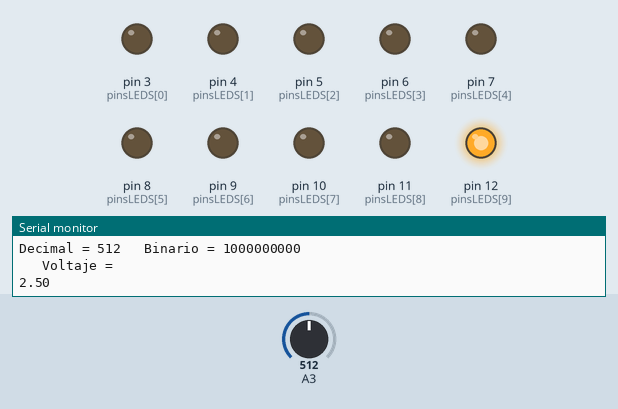
The sketch below on a simulated Arduino Uno, built with avr-gcc and run on an emulated ATmega328P. Parts: output pins drawn as LEDs (lit = HIGH), the last lines printed to the serial monitor. The inputs (shaded band) are chosen by the test bench; at power-on: A3 = 512.

Above: at 1.3 s.
1.4 s: A3 set to 716
At 2.3 s:
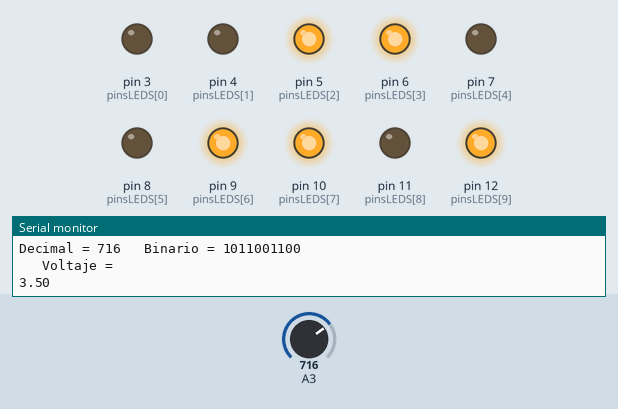
3.0 s: A3 set to 900
At 3.6 s:
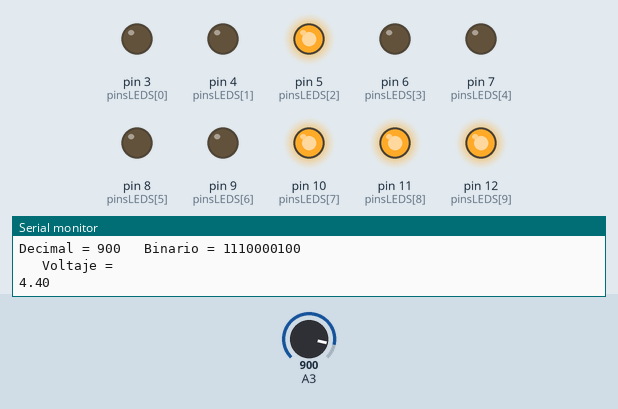
4.5 s: A3 set to 1023
At 4.9 s:
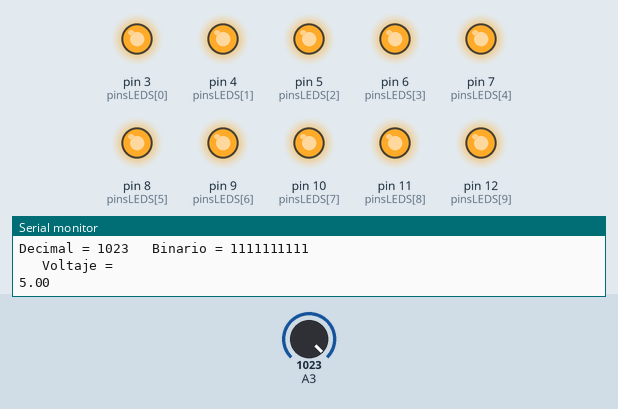
6.0 s: A3 set to 511
At 7.2 s:
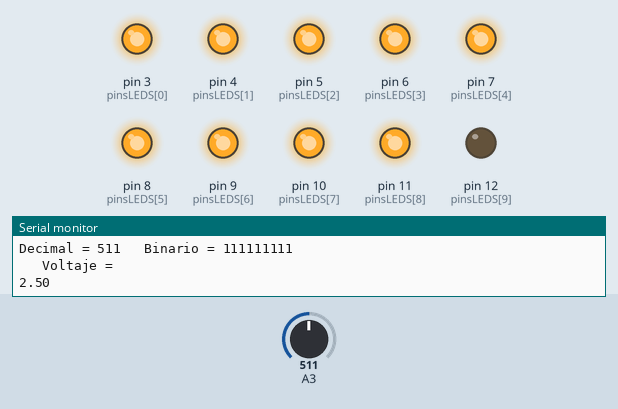
7.5 s: A3 set to 306
At 8.7 s:
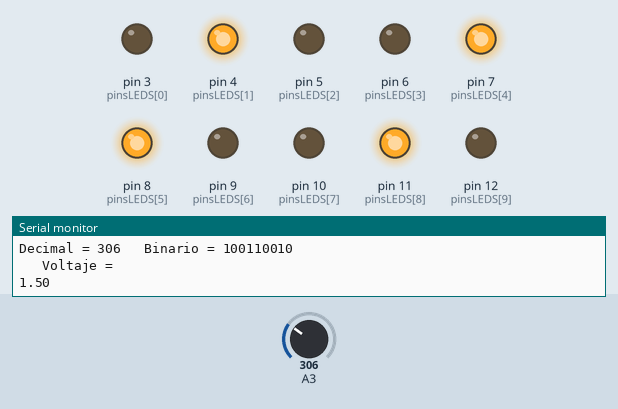
9.0 s: A3 set to 122
At 10.0 s:
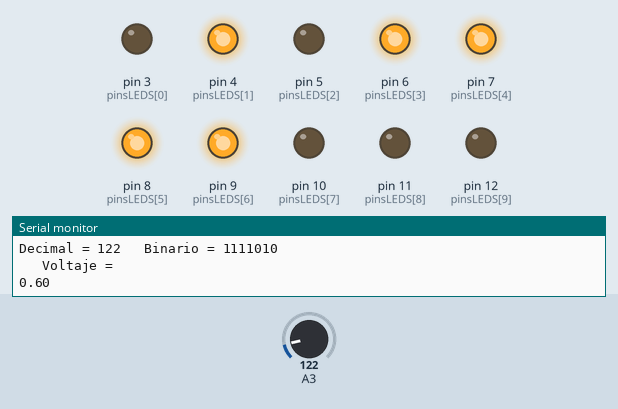
Timing chart, 0 to 11.5 s (numbered marks = the images above; inputs shaded):
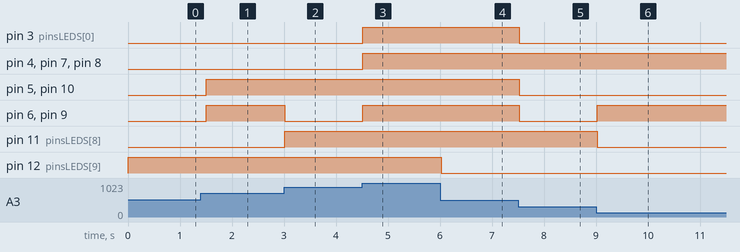

Measured:
- after the input at 1.4 s, pin 5 (pinsLEDS[2]), pin 6 (pinsLEDS[3]), pin 9 (pinsLEDS[6]), pin 10 (pinsLEDS[7]): LOW → HIGH after 0.11 s
- after the input at 3.0 s, pin 6 (pinsLEDS[3]), pin 9 (pinsLEDS[6]): HIGH → LOW at once; pin 11 (pinsLEDS[8]): LOW → HIGH at once
- after the input at 4.5 s, pin 3 (pinsLEDS[0]), pin 4 (pinsLEDS[1]), pin 6 (pinsLEDS[3]), pin 7 (pinsLEDS[4]), pin 8 (pinsLEDS[5]), pin 9 (pinsLEDS[6]): LOW → HIGH at once
- after the input at 6.0 s, pin 12 (pinsLEDS[9]): HIGH → LOW at once
- after the input at 7.5 s, pin 3 (pinsLEDS[0]), pin 5 (pinsLEDS[2]), pin 6 (pinsLEDS[3]), pin 9 (pinsLEDS[6]), pin 10 (pinsLEDS[7]): HIGH → LOW at once
- after the input at 9.0 s, pin 6 (pinsLEDS[3]), pin 9 (pinsLEDS[6]): LOW → HIGH at once; pin 11 (pinsLEDS[8]): HIGH → LOW at once

The sketch:

Prueba.ino
```cpp
#define NUM_ENTRIES(ARRAY)      (sizeof(ARRAY) / sizeof(ARRAY[0]))

const uint8_t   LED_OFF     = LOW;
const uint8_t   LED_ON      = HIGH;

const uint8_t   pinsLEDS[]  = {3, 4, 5, 6, 7, 8, 9, 10, 11,12 };

const size_t    NUM_LEDS    = NUM_ENTRIES(pinsLEDS);


void setup()
{
    for ( size_t i = NUM_LEDS; i--; )
    {
        pinMode(pinsLEDS[i], OUTPUT);
    }

    Serial.begin(9600);
}

void loop()
{
    int value   = analogRead(A3);
    float Voltaje = (5./1023)*value;

    Serial.print("Decimal = ");
    Serial.print(value);
    Serial.print("\t Binario = ");
    Serial.println(value, BIN);
    Serial.println("\t Voltaje = ");
    Serial.println(Voltaje);

    digitalWrite(13, HIGH);

    for ( size_t i = 0; i < NUM_LEDS; value >>= 1, i++ )
    {
        digitalWrite(pinsLEDS[i], ((value & 1) ? LED_ON : LED_OFF));
    }

    delay(500);
}
```
